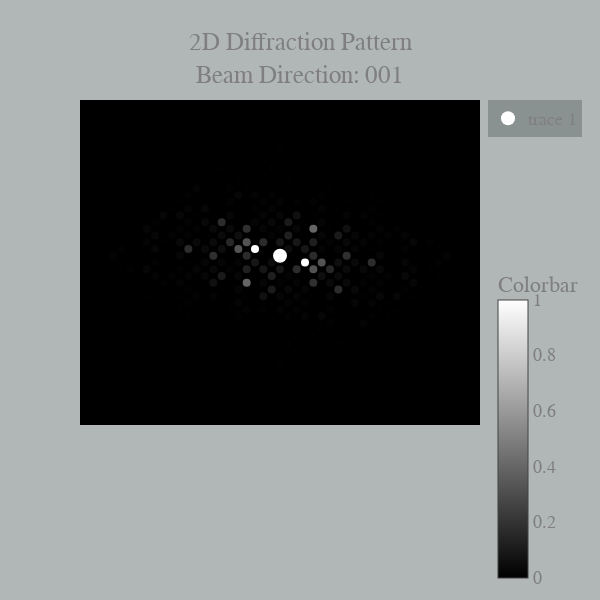

This figure's notebook cell:
### Code cell
tem_calc.show_plot_2d(structure_1)

### Figure 1 — Plotly figure (JSON) as saved in the notebook; plotly's stock layout.template omitted (floating-point values rounded to 4 significant figures; data arrays with more than 128 entries replaced by an {"elided": "..."} marker saying what was removed)
{"data": [{"hoverinfo": "text", "marker": {"cmax": 1, "cmin": 0, "color": {"elided": "483 float values"}, "colorbar": {"title": {"text": "Colorbar"}, "yanchor": "top"}, "colorscale": [[0, "black"], [1, "white"]], "size": 8}, "mode": "markers", "showlegend": false, "text": {"elided": "483 str values"}, "type": "scatter", "uid": "fdf42b4c-b25c-4cce-9599-5e06d9d951c2", "x": {"elided": "483 float values"}, "y": {"elided": "483 float values"}}, {"hoverinfo": "text", "marker": {"cmax": 1, "cmin": 0, "color": "white", "size": 14}, "mode": "markers", "text": "(0, 0, 0): Direct beam", "type": "scatter", "uid": "3c14e4d2-1bb5-452c-8a81-4856cbb90e6c", "x": [0], "y": [0]}], "layout": {"font": {"color": "#7f7f7f", "family": "Comic Sans, monospace", "size": 18}, "height": 600, "hovermode": "closest", "paper_bgcolor": "rgba(100,110,110,0.5)", "plot_bgcolor": "black", "title": {"text": "2D Diffraction Pattern<br>Beam Direction: 001"}, "width": 600, "xaxis": {"autorange": true, "showgrid": false, "showline": false, "showticklabels": false, "ticks": "", "zeroline": false}, "yaxis": {"autorange": true, "showgrid": false, "showline": false, "showticklabels": false, "ticks": "", "zeroline": false}}}
